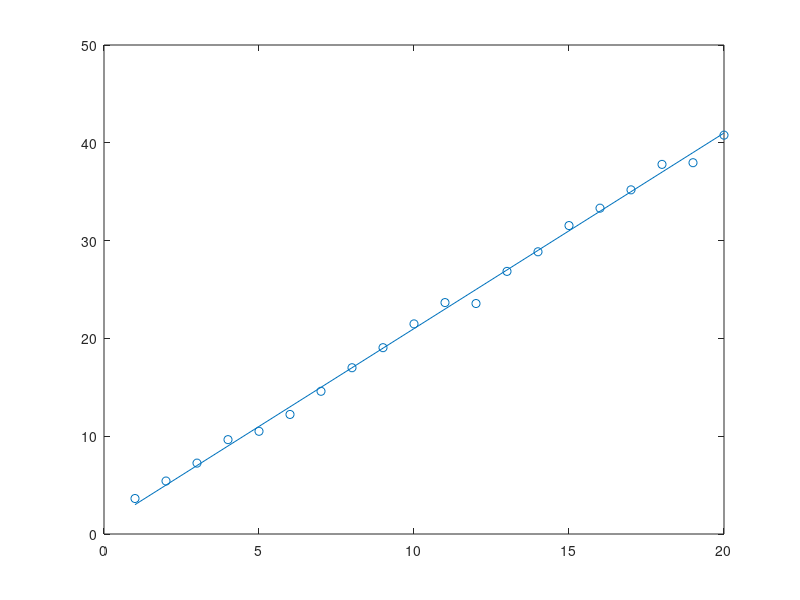

Here is the MATLAB script that generated this plot:
function [ Data, Covariates ] = Generate_Data()

beta_1 = 1; % starting point
beta_2 = 2; % slope

NumOfDataPoints = 20;

sigma = 0.5;

Covariates = [1:NumOfDataPoints]'; %vector ( 1 2 3 ... n )^T

Means = beta_1 + Covariates.*beta_2;

plot(Covariates, Means) % a line

Data = Means + sigma*randn(NumOfDataPoints,1);

hold on

scatter(Covariates, Data) % dots
end

